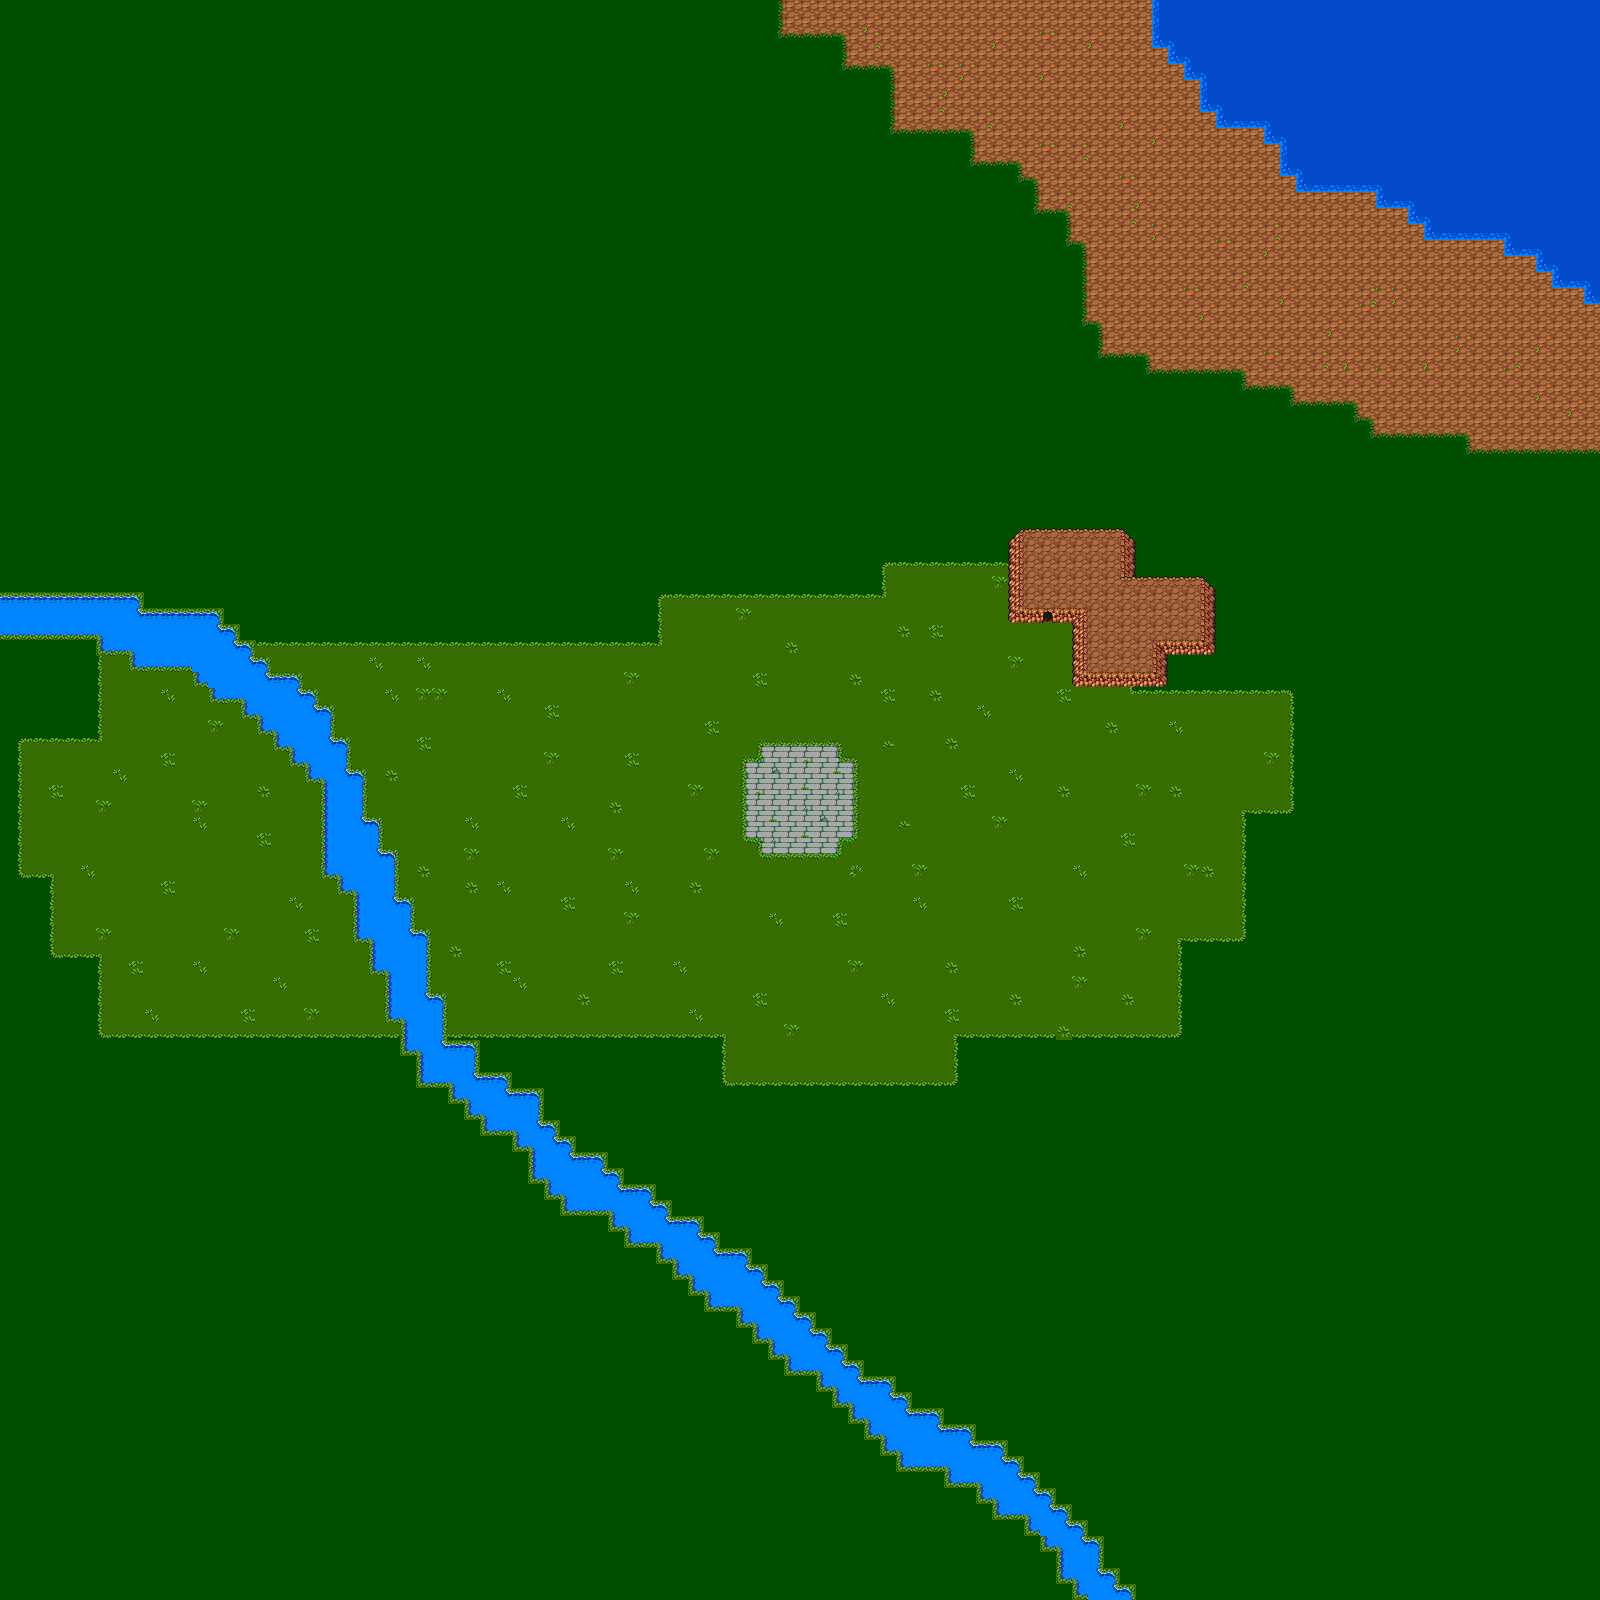

This is a level from a 2D game, rendered from its Tiled map with the project's own tilesets. A one-line summary and the map file follow, with tile-layer data summarised:
An orthogonal 100x100 tile map with 16x16 px tiles, 3 tile layers (Ground, Objects, Objects_2), 2 tilesets.

<map version="1.0" orientation="orthogonal" renderorder="right-down" width="100" height="100" tilewidth="16" tileheight="16">
 <tileset firstgid="1" name="Grasslands_A" tilewidth="16" tileheight="16">
  <image source="../assets/tilemap/Grasslands_A.png" width="288" height="496" />
 </tileset>
 <tileset firstgid="559" name="Grasslands_B" tilewidth="16" tileheight="16">
  <image source="../assets/tilemap/Grasslands_B.png" width="256" height="512" />
 </tileset>
 <layer name="Ground" width="100" height="100">
  <data>[10000 cells, 10000 non-empty, 64 distinct tile ids]</data>
 </layer>
 <layer name="Objects" width="100" height="100">
  <data>[10000 cells, 93 non-empty, 12 distinct tile ids]</data>
 </layer>
 <layer name="Objects_2" width="100" height="100">
  <data>[10000 cells, 1 non-empty, 1 distinct tile ids]</data>
 </layer>
</map>
